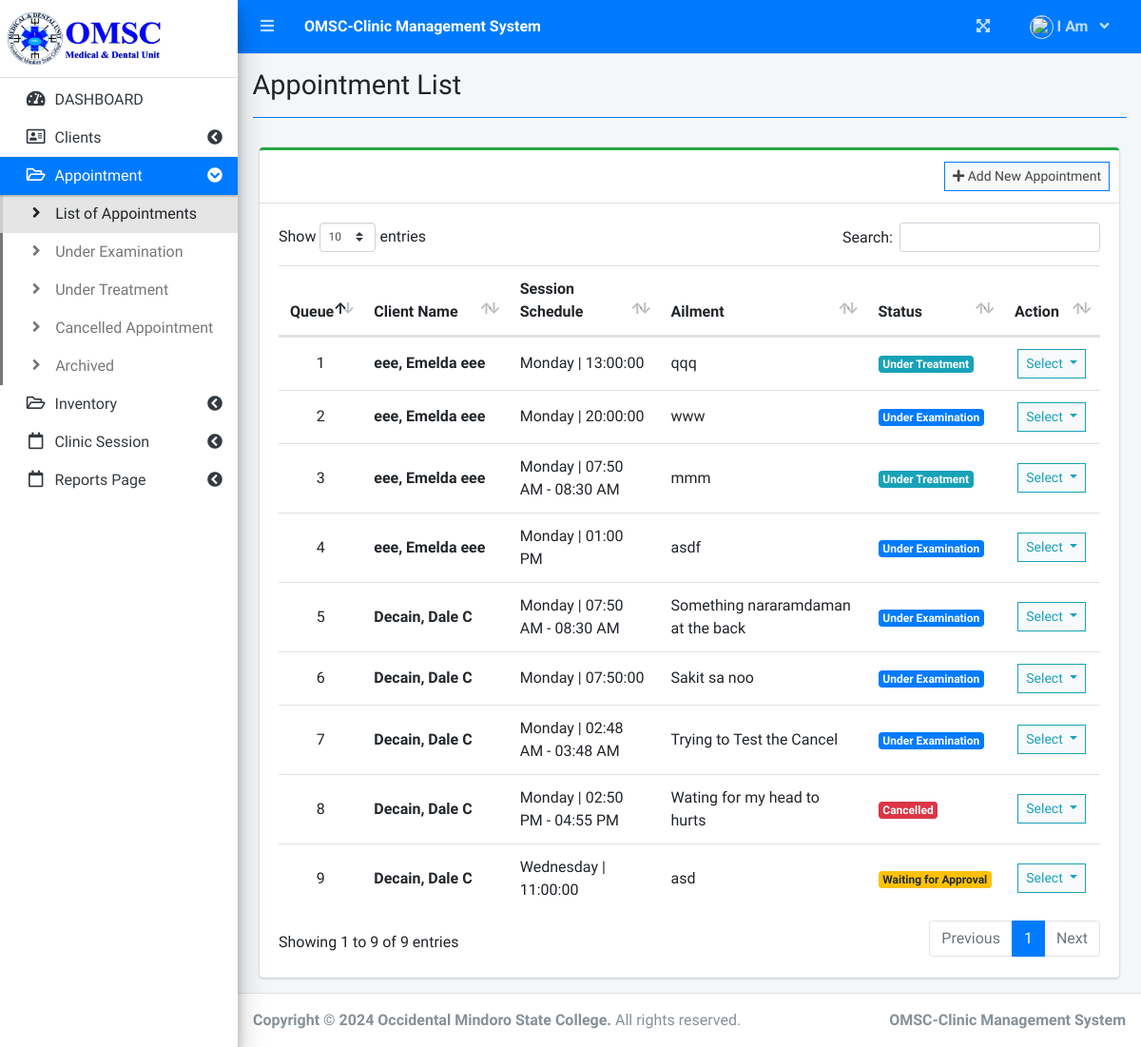
The page /index.php?page=appointment_list (signed in) on the database its author committed.
### tables this page shows
CREATE TABLE `appointment_list` (
  `id` int(255) NOT NULL,
  `client_id` int(255) NOT NULL,
  `fullname` longtext NOT NULL,
  `campus_id` varchar(255) NOT NULL,
  `session_id` int(11) NOT NULL,
  `schedule` varchar(255) NOT NULL,
  `ailment` text NOT NULL,
  `status` tinyint(1) NOT NULL DEFAULT 0,
  `findings` longtext NOT NULL,
  `treatment` longtext NOT NULL,
  `date_created` datetime NOT NULL DEFAULT current_timestamp()
);

### appointment_list.php (the view, shortened to what this page needs)
<?php include'db_connect.php' ?>
<div class="col-lg-12">
	<div class="card card-outline card-success">
        <div class="card-header">
			<div class="card-tools">
				<a class="btn btn-block btn-sm btn-default btn-flat border-primary" href="./index.php?page=new_appointment"><i class="fa fa-plus"></i> Add New Appointment</a>
			</div>
		</div>
		<div class="card-body">
			<table class="table tabe-hover table-condensed" id="list">
				<thead>
					<tr>
						<th width="8%"class="text-center">Queue</th>
						<th width="20%">Client Name</th>
						<th width="20%">Session Schedule</th>
						<th width="28%">Ailment</th>
						<th width="12%">Status</th>
						<th width="12%">Action</th>
					</tr>
				</thead>
				<tbody>
					<?php
					$i = 1;
					$camp = $_SESSION['login_campus_id'];
					$sql = "SELECT * FROM appointment_list where status >= 0 and  status <= 3 and campus_id = $camp";
					$result = $conn->query($sql);
					if($result->num_rows > 0) {
						while($row = $result->fetch_assoc()) {
                    ?>
					<tr>
						<td class="text-center"><?php echo $i++ ?></td>
                        <td><b><?php echo $row['fullname']; ?></b></td>
						<td><?php echo $row['schedule']; ?></td>
						<td><?php echo $row['ailment']; ?></td>
						<td>
							<?php
								if($row['status'] == 0){
									echo "<span class='badge badge-warning'>Waiting for Approval</span>";
								}elseif($row['status'] == 1){
									echo "<span class='badge badge-primary'>Under Examination</span>";
								}elseif($row['status'] == 2){
									echo "<span class='badge badge-info'>Under Treatment</span>";
								}elseif($row['status'] == 3){
									echo "<span class='badge badge-danger'>Cancelled</span>";
                                }elseif($row['status'] == 4){
									echo "<span class='badge badge-success'>Treatment Done</span>";
								}
                        	?>
						</td>
						<td class="text-center">
							<button type="button" class="btn btn-default btn-sm btn-flat border-info wave-effect text-info dropdown-toggle" data-toggle="dropdown" aria-expanded="true">
		                      Select
		                    </button>
						</td>
					</tr>
                    <?php
                        }
                      }
                    ?>
				</tbody>
			</table>
		</div>
	</div>
</div>

### appointment_list.php (style rules this page uses)
table td { vertical-align: middle !important }

### rows shown on the page
appointment_list: fullname "eee, Emelda eee", schedule "Monday | 13:00:00", ailment "qqq", status "Under Treatment"
appointment_list: fullname "eee, Emelda eee", schedule "Monday | 20:00:00", ailment "www", status "Under Examination"
appointment_list: fullname "eee, Emelda eee", schedule "Monday | 07:50 AM - 08:30 AM", ailment "mmm", status "Under Treatment"
appointment_list: fullname "eee, Emelda eee", schedule "Monday | 01:00 PM", ailment "asdf", status "Under Examination"
appointment_list: fullname "Decain, Dale C", schedule "Monday | 07:50 AM - 08:30 AM", ailment "Something nararamdaman at the back", status "Under Examination"
appointment_list: fullname "Decain, Dale C", schedule "Monday | 07:50:00", ailment "Sakit sa noo", status "Under Examination"
appointment_list: fullname "Decain, Dale C", schedule "Monday | 02:48 AM - 03:48 AM", ailment "Trying to Test the Cancel", status "Under Examination"
appointment_list: fullname "Decain, Dale C", schedule "Monday | 02:50 PM - 04:55 PM", ailment "Wating for my head to hurts", status "Cancelled"
appointment_list: fullname "Decain, Dale C", schedule "Wednesday | 11:00:00", ailment "asd", status "Waiting for Approval"

### other values the page prints
$_SESSION['system']['name'] "OMSC-Clinic Management System"
$_SESSION['login_firstname'] "I Am"
$title "Appointment List"
